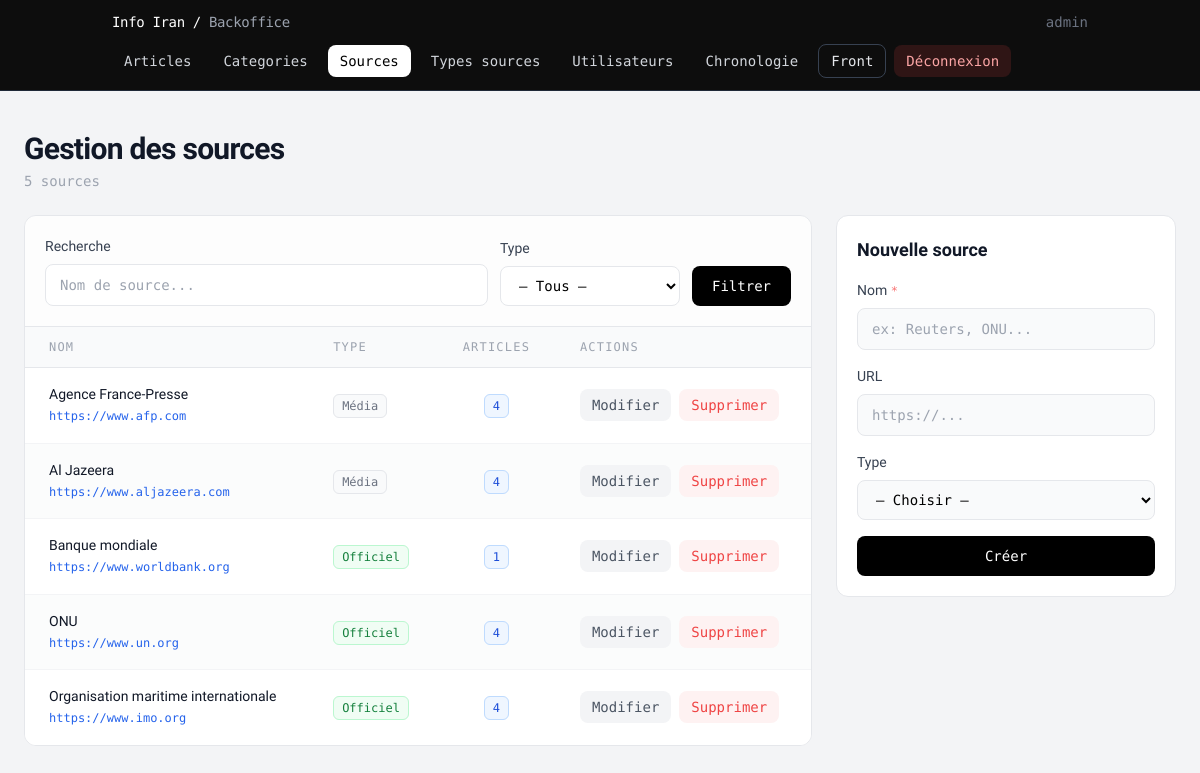
Page /pages/articles/backoffice_sources.php (signed in) on the committed database.
### tables this page shows
CREATE TABLE sources (
    id_type_source INT,
    id             INT PRIMARY KEY AUTO_INCREMENT,
    nom_source     VARCHAR(100) NOT NULL,
    url_source     VARCHAR(255),
    FOREIGN KEY (id_type_source) REFERENCES type_sources(id) ON DELETE SET NULL
);

CREATE TABLE type_sources (
    id          INT PRIMARY KEY AUTO_INCREMENT,
    libelle     VARCHAR(50) NOT NULL UNIQUE,
    description TEXT
);

### models/Database.php (called while the page is built, shortened)
<?php
class Database
{
    private static $instance = null;
    private $pdo;
    private function __construct()
    {
        $host = getenv('DB_HOST') ?: '127.0.0.1';
        $db   = getenv('DB_NAME') ?: 'info_actualite';
        $user = getenv('DB_USER') ?: 'actualite_user';
        $pass = getenv('DB_PASS') ?: 'secret_pw';
        $charset = 'utf8mb4';
        $dsn = "mysql:host={$host};dbname={$db};charset={$charset}";
        $options = [
            PDO::ATTR_ERRMODE => PDO::ERRMODE_EXCEPTION,
            PDO::ATTR_DEFAULT_FETCH_MODE => PDO::FETCH_ASSOC,
            PDO::ATTR_EMULATE_PREPARES => false,
        ];
        $this->pdo = new PDO($dsn, $user, $pass, $options);
    }
    public static function getInstance()
    {
        if (self::$instance === null) {
            self::$instance = new self();
        }
        return self::$instance;
    }
    public function getConnection()
    {
        return $this->pdo;
    }
}

### services/ArticleService.php (called while the page is built, shortened)
<?php
require_once __DIR__ . '/../models/Database.php';
class ArticleService
{
    public function __construct()
    {
        $this->db = Database::getInstance()->getConnection();
    }
}

### services/SourceService.php (called while the page is built, shortened)
<?php
require_once __DIR__ . '/../models/Database.php';
class SourceService
{
    public function __construct()
    {
        $this->db    = Database::getInstance()->getConnection();
    }
}

### services/ImageService.php (called while the page is built, shortened)
<?php
require_once __DIR__ . '/../models/Database.php';
class ImageService
{
    public function __construct()
    {
        $this->db    = Database::getInstance()->getConnection();
    }
}

### controllers/ArticleController.php (called while the page is built, shortened)
<?php
require_once __DIR__ . '/../models/Database.php';
require_once __DIR__ . '/../services/ArticleService.php';
require_once __DIR__ . '/../services/SourceService.php';
require_once __DIR__ . '/../services/ImageService.php';
class ArticleController
{
    private \PDO           $db;
    public function __construct()
    {
        $this->db             = Database::getInstance()->getConnection();
    }
    public function getSourcesPaginated(int $perPage, int $offset, string $q = '', int $typeId = 0): array
    {
        $where  = [];
        $params = [];
        $wc = $where ? 'WHERE ' . implode(' AND ', $where) : '';
        $stmtC = $this->db->prepare(
            "SELECT COUNT(*) FROM sources s {$wc}"
        );
        $stmtC->execute($params);
        $total = (int) $stmtC->fetchColumn();
        $sql = "
            SELECT s.id, s.nom_source, s.url_source, ts.libelle AS type_libelle,
                   (SELECT COUNT(*) FROM article_sources asrc WHERE asrc.id_source = s.id) AS nb_articles
            FROM sources s
            LEFT JOIN type_sources ts ON ts.id = s.id_type_source
            {$wc}
            ORDER BY s.nom_source ASC
            LIMIT :lim OFFSET :off
        ";
        $stmt = $this->db->prepare($sql);
        $stmt->bindValue(':lim', $perPage, \PDO::PARAM_INT);
        $stmt->bindValue(':off', $offset,  \PDO::PARAM_INT);
        $stmt->execute();
        return ['total' => $total, 'rows' => $stmt->fetchAll(\PDO::FETCH_ASSOC)];
    }
}

### pages/articles/backoffice_sources.php (the view, shortened to what this page needs)
<?php
require_once __DIR__ . '/../../controllers/ArticleController.php';
require_once __DIR__ . '/partials/backoffice_nav.php';
$controller = new ArticleController();
$perPage = 15;
$page    = max(1, intval($_GET['page'] ?? 1));
$offset  = ($page - 1) * $perPage;
$q       = trim($_GET['q'] ?? '');
$typeId  = intval($_GET['type'] ?? 0);
$result     = $controller->getSourcesPaginated($perPage, $offset, $q, $typeId);
$sources    = $result['rows'];
$total      = $result['total'];
$editSource = null;
function typeBadgeClass(string $libelle): string {
    $base = 'mono text-xs px-2 py-1 rounded-md border ';
    return match (strtoupper($libelle)) {
        'OFFICIEL' => $base . 'bg-green-50 border-green-200 text-green-700',
        'MEDIA'    => $base . 'bg-blue-50 border-blue-200 text-blue-700',
        'DOCUMENT' => $base . 'bg-amber-50 border-amber-200 text-amber-700',
        default    => $base . 'bg-gray-50 border-gray-200 text-gray-500',
    };
}
?>
<!DOCTYPE html>
<html lang="fr">
<head>
</head>
<body class="bg-gray-100 min-h-screen">
    <main class="container mx-auto px-6 py-10 max-w-[90rem]">
        <div class="mb-6 flex items-start justify-between gap-4">
            <div>
                <h1 class="text-3xl font-semibold text-gray-900 tracking-tight">Gestion des sources</h1>
                <p class="mono text-sm text-gray-400 mt-1">
                    <?= $total ?> source<?= $total > 1 ? 's' : '' ?>
                </p>
            </div>
        </div>
        <div class="lg:grid lg:grid-cols-[1fr_340px] gap-6 items-start">
            <section class="bg-white border border-gray-200 rounded-xl overflow-hidden">
                <form method="GET" action="/backoffice/sources" class="p-5 border-b border-gray-200 bg-gray-50/40 flex flex-wrap gap-3 items-end">
                    <div class="flex-1 min-w-[180px]">
                        <label class="block text-sm font-medium text-gray-700 mb-2">Recherche</label>
                        <input type="text" name="q" value="<?= htmlspecialchars($q) ?>" placeholder="Nom de source..."
                               class="w-full mono text-sm px-3.5 py-2.5 border border-gray-200 rounded-lg bg-white focus:border-gray-400 focus:outline-none transition-colors">
                    </div>
                    <div class="min-w-[180px]">
                        <label class="block text-sm font-medium text-gray-700 mb-2">Type</label>
                        <select name="type" class="w-full mono text-sm px-3.5 py-2.5 border border-gray-200 rounded-lg bg-white focus:border-gray-400 focus:outline-none transition-colors">
                            <option value="0">— Tous —</option>
                        </select>
                    </div>
                    <button type="submit" class="mono text-sm font-medium bg-black text-white px-5 py-2.5 rounded-lg hover:bg-gray-800 transition-colors">Filtrer</button>
                </form>
                <?php if (empty($sources)): ?>
                    <div class="px-6 py-20 text-center mono text-base text-gray-400">Aucune source trouvée.</div>
                <?php else: ?>
                    <div class="overflow-x-auto">
                        <table class="w-full text-left border-collapse">
                            <thead>
                                <tr class="bg-gray-50 border-b border-gray-200 mono text-xs text-gray-400 uppercase tracking-widest">
                                    <th class="px-6 py-3 font-normal">Nom</th>
                                    <th class="px-6 py-3 font-normal">Type</th>
                                    <th class="px-6 py-3 font-normal text-center">Articles</th>
                                    <th class="px-6 py-3 font-normal">Actions</th>
                                </tr>
                            </thead>
                            <tbody class="divide-y divide-gray-100">
                                <?php foreach ($sources as $i => $src): ?>
                                    <tr class="hover:bg-blue-50/30 transition-colors <?= $i % 2 === 1 ? 'bg-gray-50/60' : 'bg-white' ?>">
                                        <td class="px-6 py-4">
                                            <div class="text-sm font-medium text-gray-900"><?= htmlspecialchars($src['nom_source']) ?></div>
                                            <?php if (!empty($src['url_source'])): ?>
                                                <a href="<?= htmlspecialchars($src['url_source']) ?>" target="_blank" rel="noopener noreferrer"
                                                   class="mono text-xs text-blue-600 hover:text-blue-700 transition-colors break-all">
                                                    <?= htmlspecialchars($src['url_source']) ?>
                                                </a>
                                            <?php endif; ?>
                                        </td>
                                        <td class="px-6 py-4">
                                            <?php if ($src['type_libelle']): ?>
                                                <span class="<?= typeBadgeClass($src['type_libelle']) ?>">
                                                    <?= htmlspecialchars($src['type_libelle']) ?>
                                                </span>
                                            <?php else: ?>
                                                <span class="mono text-xs text-gray-400">—</span>
                                            <?php endif; ?>
                                        </td>
                                        <td class="px-6 py-4 text-center">
                                            <span class="mono text-xs px-2 py-1 rounded-md <?= (int) $src['nb_articles'] > 0 ? 'bg-blue-50 border border-blue-200 text-blue-700' : 'bg-gray-50 border border-gray-200 text-gray-400' ?>">
                                                <?= (int) $src['nb_articles'] ?>
                                            </span>
                                        </td>
                                        <td class="px-6 py-4">
                                            <div class="flex items-center gap-2">
                                                <a href="/backoffice/sources?edit=<?= (int) $src['id'] ?><?= $q ? '&q=' . urlencode($q) : '' ?><?= $typeId ? '&type=' . $typeId : '' ?>"
                                                   class="mono text-sm text-gray-600 bg-gray-100 hover:bg-gray-200 px-3 py-1.5 rounded-lg transition-colors">Modifier</a>
                                                <form method="POST" action="/backoffice/articles/traitement" onsubmit="return confirm('Supprimer la source « <?= addslashes(htmlspecialchars($src['nom_source'])) ?> » ?')">
                                                    <button type="submit" class="mono text-sm text-red-500 bg-red-50 hover:bg-red-100 px-3 py-1.5 rounded-lg transition-colors">Supprimer</button>
                                                </form>
                                            </div>
                                        </td>
                                    </tr>
                                <?php endforeach; ?>
                            </tbody>
                        </table>
                    </div>
                <?php endif; ?>
            </section>
            <aside class="sticky top-20 bg-white border border-gray-200 rounded-xl p-5">
                <?php if (!$editSource): ?>
                    <h2 class="text-lg font-semibold text-gray-900 mb-4">Nouvelle source</h2>
                    <form method="POST" action="/backoffice/articles/traitement" class="space-y-4">
                        <div>
                            <label class="block text-sm font-medium text-gray-700 mb-2">Nom <span class="mono text-xs text-red-400">*</span></label>
                            <input type="text" name="nom_source" required placeholder="ex: Reuters, ONU..."
                                   class="w-full mono text-sm px-3.5 py-2.5 border border-gray-200 rounded-lg bg-gray-50 focus:bg-white focus:border-gray-400 focus:outline-none transition-colors">
                        </div>
                        <div>
                            <label class="block text-sm font-medium text-gray-700 mb-2">URL</label>
                            <input type="url" name="url_source" placeholder="https://..."
                                   class="w-full mono text-sm px-3.5 py-2.5 border border-gray-200 rounded-lg bg-gray-50 focus:bg-white focus:border-gray-400 focus:outline-none transition-colors">
                        </div>
                        <div>
                            <label class="block text-sm font-medium text-gray-700 mb-2">Type</label>
                            <select name="id_type_source" class="w-full mono text-sm px-3.5 py-2.5 border border-gray-200 rounded-lg bg-gray-50 focus:bg-white focus:border-gray-400 focus:outline-none transition-colors">
                                <option value="0">— Choisir —</option>
                            </select>
                        </div>
                        <button type="submit" class="w-full mono text-sm font-medium bg-black text-white px-4 py-2.5 rounded-lg hover:bg-gray-800 transition-colors">Créer</button>
                    </form>
                <?php endif; ?>
            </aside>
        </div>
    </main>
</body>
</html>

### rows in the picture
sources: nom_source "Agence France-Presse", url_source "https://www.afp.com", id_type_source.libelle "Média", nb_articles "4"
sources: nom_source "Al Jazeera", url_source "https://www.aljazeera.com", id_type_source.libelle "Média", nb_articles "4"
sources: nom_source "Banque mondiale", url_source "https://www.worldbank.org", id_type_source.libelle "Officiel", nb_articles "1"
sources: nom_source "ONU", url_source "https://www.un.org", id_type_source.libelle "Officiel", nb_articles "4"
sources: nom_source "Organisation maritime internationale", url_source "https://www.imo.org", id_type_source.libelle "Officiel", nb_articles "4"

### other values in the picture
$username "admin"
$link['label'] "Articles"
$link['label'] "Categories"
$link['label'] "Sources"
$link['label'] "Types sources"
$link['label'] "Utilisateurs"
$link['label'] "Chronologie"
$total "5"
